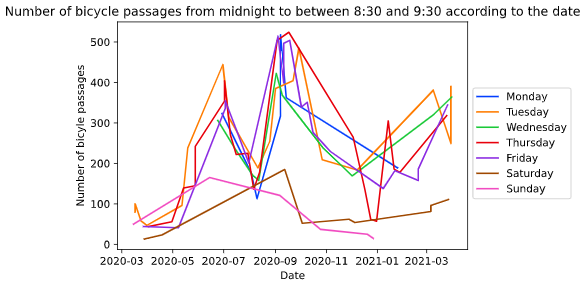

Python code for this plot:
import matplotlib.pyplot as plt
import seaborn as sns

def plot_weekday(self):
    df = self[(self["Hour"] < "09:30:00") & (self["Hour"] > "08:30:00")]
    # df = df.drop_duplicates(subset = ['Date'], keep = 'last')
    mond_df = df[df['Weekday'] == 0]
    tues_df = df[df['Weekday'] == 1]
    wedn_df = df[df['Weekday'] == 2]
    thur_df = df[df['Weekday'] == 3]
    frid_df = df[df['Weekday'] == 4]
    satu_df = df[df['Weekday'] == 5]
    sund_df = df[df['Weekday'] == 6]
    sns.set_palette("bright", n_colors=7)
    plt.figure(figsize=(5000,5000))
    plt.figure()
    plt.plot(mond_df['Date'], mond_df['Number of bikes from 00:01 to the given time'])
    plt.plot(tues_df['Date'], tues_df['Number of bikes from 00:01 to the given time'])
    plt.plot(wedn_df['Date'], wedn_df['Number of bikes from 00:01 to the given time'])
    plt.plot(thur_df['Date'], thur_df['Number of bikes from 00:01 to the given time'])
    plt.plot(frid_df['Date'], frid_df['Number of bikes from 00:01 to the given time'])
    plt.plot(satu_df['Date'], satu_df['Number of bikes from 00:01 to the given time'])
    plt.plot(sund_df['Date'], sund_df['Number of bikes from 00:01 to the given time'])
    days = ['Monday', 'Tuesday', 'Wednesday', 'Thursday', 'Friday', 'Saturday', 'Sunday']
    plt.xlabel("Date")
    plt.ylabel("Number of bicyle passages")
    plt.title("Number of bicycle passages from midnight to between 8:30 and 9:30 according to the date")
    plt.legend(labels=days, loc='lower left', bbox_to_anchor=(1, 0.2))
    plt.show()
    return df
